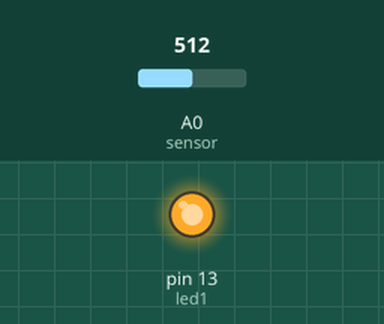
Recording of a sketch running on a simulated Arduino Uno, built with avr-gcc and run on an emulated ATmega328P. Shown: output pins drawn as LEDs (lit = HIGH). The inputs (shaded band) are chosen by the test bench; at power-on: A0 (sensor) = 512. What the sketch prints to the serial monitor is not drawn.

Above: at 1.2 s.
1.3 s: A0 (sensor) set to 497
At 2.7 s:
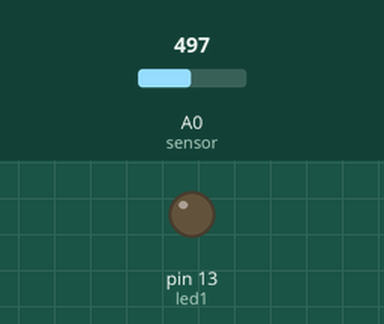
Timing chart, 0 to 4.3 s (numbered marks = the images above; inputs shaded):
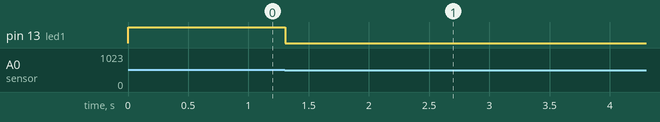

The sketch:

elctrnc_bdaycake2.ino
```cpp
int sensor=0;
int led1=13,n=0;

int temp1;
void setup()
{
  analogReference(EXTERNAL);
  pinMode(led1,OUTPUT);
  digitalWrite(led1,HIGH);
  Serial.begin(9600);
}

void loop()
{
  temp1=analogRead(sensor);
  Serial.write(temp1);
  Serial.write('\n');
  if (n-temp1 >=5)
  {
    digitalWrite(led1,LOW);
   delay(10000);
  }
     n = temp1;
}
```

Measured:
- the behaviour switches between 508 and 507 on A0 (sensor) (found by bisection; images 0 and 1)
- after the input at 1.3 s, pin 13 (led1): HIGH → LOW at once
